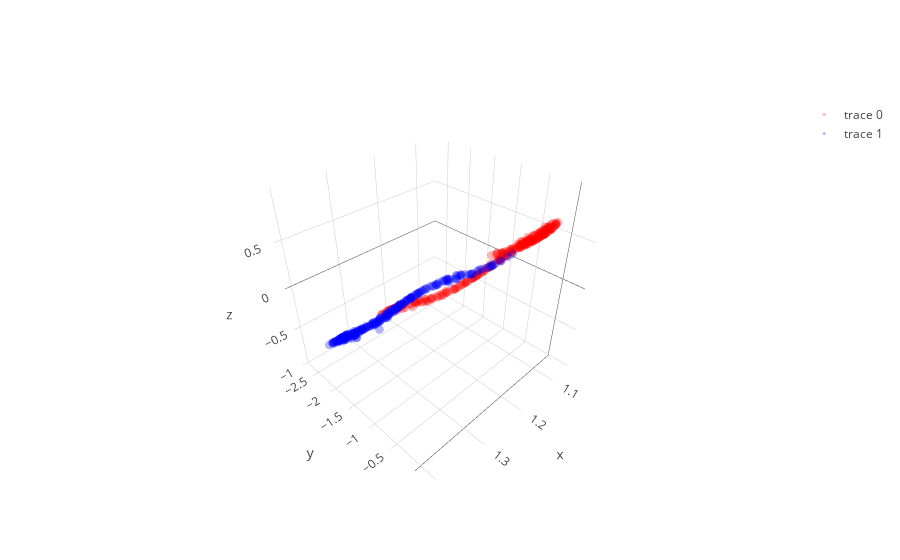

Write notebook code for a chart like this one.
### Code cell
# with all scale
expand_dim = 3
w1 = np.random.randn(2,expand_dim)
w2 = np.random.randn(expand_dim,1)
a  = np.ones(expand_dim); b = np.ones(expand_dim); c = np.zeros(expand_dim)
a = a/(np.sqrt(np.sum(a**2)))
b = b/(np.sqrt(np.sum(b**2)))

w1 = _sym_decorrelation(w1)
w2 = w2/(np.sqrt(np.sum(w2**2)))

temp_X = np.copy(X)
mini_batch_size = 10
for iter in range(2000):
    cum_loss = 0; temp_X   = shuffle(temp_X)
    
    for mini_batch in range(0,len(X),mini_batch_size):
        current_batch = temp_X[mini_batch:mini_batch+mini_batch_size]
        
        layer1 = current_batch @ w1
        layer1 = layer1  + (1/(iter+1))*np.random.randn(mini_batch_size,expand_dim)
        layer1a= a*g(b*layer1)+c
        layer1a= layer1a + (1/(iter+1))*np.random.randn(mini_batch_size,expand_dim)
        layer2 = layer1a       @ w2
        loss   = w2.T @ layer1a.T @ layer1a @ w2
        
        grad2 = -layer1a.T @ layer1a @ w2 
        grad1a= -layer1a@w2@w2.T
        grada = grad1a*g(b*layer1)
        gradb = grad1a*a*g_grad(b*layer1)*layer1
        gradc = grad1a
        grad1 = current_batch.T @(grad1a*a*g_grad(b*layer1)*b) - 2.5 * current_batch.T @ current_batch @ w1 

        w2 = w2 - 0.0000009  * grad2+ (1/(iter+1))*np.random.randn(expand_dim,1)
        a = a -   0.00009    * grada.mean(0)+ (1/(iter+1))*np.random.randn(expand_dim)
        b = b -   0.00009    * gradb.mean(0)+ (1/(iter+1))*np.random.randn(expand_dim)
        c = c -   0.0009   * gradc.mean(0) + (1/(iter+1))*np.random.randn(expand_dim)
        w1 = w1 - 0.0000009  * grad1+ (1/(iter+1))*np.random.randn(2,expand_dim)
        
        w1 = _sym_decorrelation(w1)
        w2 = w2/(np.sqrt(np.sum(w2**2)))
        
#         a = b/(np.sqrt(np.sum(b**2)))
#         b = b/(np.sqrt(np.sum(b**2)))
#         c = c/(np.sqrt(np.sum(c**2)))
        
        a = (a-a.mean())/a.std()
        b = (b-b.mean())/b.std()
        c = (c-c.mean())/c.std()


        cum_loss      = cum_loss + loss.mean()
        
    if iter%500==0:print('Iter : ',iter," Loss: ",cum_loss)

# projection
projected_mine = (a*g(b*(X @ w1))+c) @ w2

plt.figure(figsize=(20,5))
plt.subplot(1, 3, 1)
plt.scatter(X[y==0, 0], X[y==0, 1], color='red', alpha=0.5)
plt.scatter(X[y==1, 0], X[y==1, 1], color='blue', alpha=0.5)
plt.quiver(X.mean(0)[0], X.mean(0)[1], evector[0,0],evector[0,1], color=['b'], scale=2.5)
plt.quiver(X.mean(0)[0], X.mean(0)[1], evector[1,0],evector[1,1], color=['g'], scale=2.5)

plt.subplot(1, 3, 2,projection='3d')
one_layer_project = (a*g(b*(X @ w1))+c)
plt.scatter(one_layer_project[:,0],one_layer_project[:,1],one_layer_project[:,2], color='red')

plt.subplot(1, 3, 3)
plt.scatter(projected_mine[y==0], np.zeros((len(projected_mine)//2)),  color='red', alpha=0.05)
plt.scatter(projected_mine[y==1], np.zeros((len(projected_mine)//2)), color='blue', alpha=0.05)
plt.show()

trace1 = go.Scatter3d(
    x=one_layer_project[y==0,0],
    y=one_layer_project[y==0,1],
    z=one_layer_project[y==0,2],
    mode='markers',
    line=dict(color='red',width=0.5),
    marker=dict(size=3,opacity=0.3)
)
trace2 = go.Scatter3d(
    x=one_layer_project[y==1,0],
    y=one_layer_project[y==1,1],
    z=one_layer_project[y==1,2],
    mode='markers',
    line=dict(color='blue',width=0.5),
    marker=dict(size=3,opacity=0.3)
)
data = [trace1,trace2]
fig  = go.Figure(data=data)
iplot(fig)

### Figure 1 — Plotly figure (JSON) as saved in the notebook; plotly's stock layout.template omitted (floating-point values rounded to 4 significant figures; data arrays with more than 128 entries replaced by an {"elided": "..."} marker saying what was removed)
{"data": [{"line": {"color": "red", "width": 0.5}, "marker": {"opacity": 0.3, "size": 3}, "mode": "markers", "type": "scatter3d", "uid": "de36196e-d49f-4700-8e59-6c6870236316", "x": {"elided": "250 float values"}, "y": {"elided": "250 float values"}, "z": {"elided": "250 float values"}}, {"line": {"color": "blue", "width": 0.5}, "marker": {"opacity": 0.3, "size": 3}, "mode": "markers", "type": "scatter3d", "uid": "f11e7185-487b-46a8-93c7-64cb4e6471ad", "x": {"elided": "250 float values"}, "y": {"elided": "250 float values"}, "z": {"elided": "250 float values"}}], "layout": {}}
